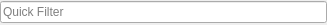
<?xml version="1.0" encoding="UTF-8"?>
<ui version="4.0">
 <class>QuickFilterView</class>
 <widget class="QWidget" name="QuickFilterView">
  <property name="geometry">
   <rect>
    <x>0</x>
    <y>0</y>
    <width>327</width>
    <height>25</height>
   </rect>
  </property>
  <property name="windowTitle">
   <string>Form</string>
  </property>
  <layout class="QHBoxLayout" name="horizontalLayout">
   <property name="spacing">
    <number>0</number>
   </property>
   <property name="leftMargin">
    <number>0</number>
   </property>
   <property name="topMargin">
    <number>0</number>
   </property>
   <property name="rightMargin">
    <number>0</number>
   </property>
   <property name="bottomMargin">
    <number>0</number>
   </property>
   <item>
    <widget class="QLineEdit" name="filterLineEdit">
     <property name="sizePolicy">
      <sizepolicy hsizetype="Ignored" vsizetype="Fixed">
       <horstretch>0</horstretch>
       <verstretch>0</verstretch>
      </sizepolicy>
     </property>
     <property name="placeholderText">
      <string>Quick Filter</string>
     </property>
     <property name="clearButtonEnabled">
      <bool>false</bool>
     </property>
    </widget>
   </item>
  </layout>
 </widget>
 <resources/>
 <connections/>
</ui>
